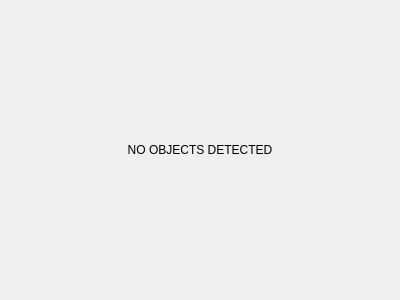
<?xml version="1.0" encoding="UTF-8"?>
<ui version="4.0">
 <class>DetectionObjectStatusWidget</class>
 <widget class="QWidget" name="DetectionObjectStatusWidget">
  <property name="geometry">
   <rect>
    <x>0</x>
    <y>0</y>
    <width>400</width>
    <height>300</height>
   </rect>
  </property>
  <property name="windowTitle">
   <string>Form</string>
  </property>
  <layout class="QVBoxLayout" name="verticalLayout">
   <property name="spacing">
    <number>1</number>
   </property>
   <property name="leftMargin">
    <number>1</number>
   </property>
   <property name="topMargin">
    <number>1</number>
   </property>
   <property name="rightMargin">
    <number>1</number>
   </property>
   <property name="bottomMargin">
    <number>1</number>
   </property>
   <item>
    <widget class="QLabel" name="label">
     <property name="text">
      <string>NO OBJECTS DETECTED</string>
     </property>
     <property name="alignment">
      <set>Qt::AlignCenter</set>
     </property>
    </widget>
   </item>
  </layout>
 </widget>
 <resources/>
 <connections/>
</ui>
